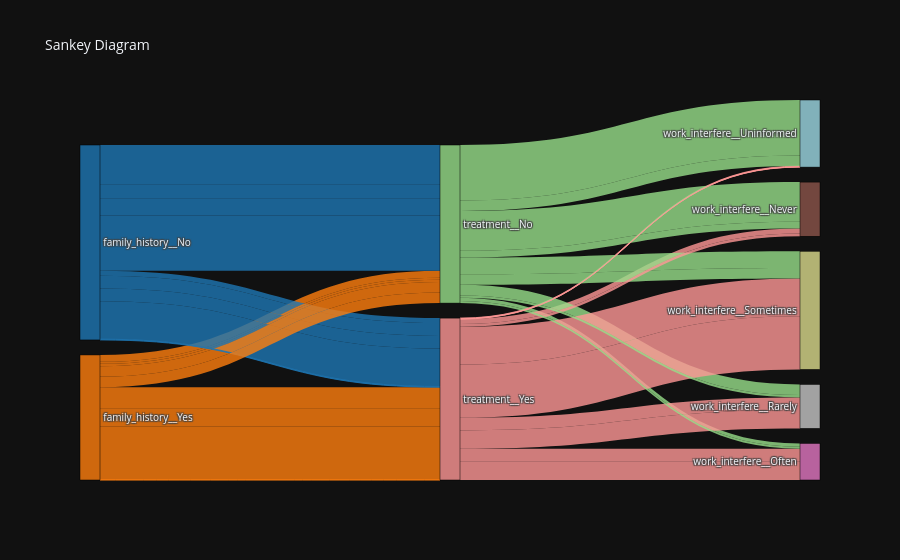

The cell this chart's notebook holds for it:
### Code cell
fig = go.Figure(go.Sankey(
    node = dict(
        pad = 15,
        thickness = 20,
        line = dict(color = "black", width = 0.5),
        label = unique_nodes,
        color = color_nodes
        ),
    link = dict(
        source = df_cross['Source'],  # Source nodes
        target = df_cross['Target'],  # Target nodes
        value = df_cross['Count'],  # Flow values
        color = df_cross['node_color']
        )
    ))

fig.update_layout(title_text = "Sankey Diagram", font_size = 10)
fig.show()

### Figure 1 — Plotly figure (JSON) as saved in the notebook; plotly's stock layout.template omitted (floating-point values rounded to 4 significant figures)
{"data": [{"link": {"color": ["rgba(31, 119, 180, 0.8)", "rgba(255, 127, 14, 0.8)", "rgba(31, 119, 180, 0.8)", "rgba(255, 127, 14, 0.8)", "rgba(255, 127, 14, 0.8)", "rgba(31, 119, 180, 0.8)", "rgba(255, 127, 14, 0.8)", "rgba(31, 119, 180, 0.8)", "rgba(31, 119, 180, 0.8)", "rgba(255, 127, 14, 0.8)", "rgba(31, 119, 180, 0.8)", "rgba(255, 127, 14, 0.8)", "rgba(255, 127, 14, 0.8)", "rgba(31, 119, 180, 0.8)", "rgba(31, 119, 180, 0.8)", "rgba(255, 127, 14, 0.8)", "rgba(31, 119, 180, 0.8)", "rgba(31, 119, 180, 0.8)", "rgba(255, 127, 14, 0.8)", "rgba(255, 127, 14, 0.8)", "rgba(152, 223, 138, 0.8)", "rgba(152, 223, 138, 0.8)", "rgba(255, 152, 150, 0.8)", "rgba(255, 152, 150, 0.8)", "rgba(255, 152, 150, 0.8)", "rgba(255, 152, 150, 0.8)", "rgba(152, 223, 138, 0.8)", "rgba(255, 152, 150, 0.8)", "rgba(152, 223, 138, 0.8)", "rgba(152, 223, 138, 0.8)", "rgba(255, 152, 150, 0.8)", "rgba(255, 152, 150, 0.8)", "rgba(152, 223, 138, 0.8)", "rgba(152, 223, 138, 0.8)", "rgba(152, 223, 138, 0.8)", "rgba(255, 152, 150, 0.8)", "rgba(255, 152, 150, 0.8)", "rgba(152, 223, 138, 0.8)", "rgba(152, 223, 138, 0.8)", "rgba(255, 152, 150, 0.8)"], "source": [0, 2, 0, 2, 2, 0, 2, 0, 0, 2, 0, 2, 2, 0, 0, 2, 0, 0, 2, 2, 1, 1, 3, 3, 3, 3, 1, 3, 1, 1, 3, 3, 1, 1, 1, 3, 3, 1, 1, 3], "target": [1, 1, 3, 3, 3, 3, 1, 1, 1, 3, 3, 1, 3, 3, 1, 1, 1, 3, 1, 3, 4, 5, 6, 4, 7, 5, 7, 8, 6, 8, 5, 7, 4, 8, 6, 8, 6, 7, 5, 4], "value": [156, 27, 19, 11, 72, 51, 8, 13, 42, 72, 50, 9, 209, 149, 66, 41, 218, 3, 42, 1, 218, 13, 19, 3, 50, 51, 42, 149, 156, 66, 72, 72, 42, 41, 27, 209, 11, 9, 8, 1]}, "node": {"color": ["rgba(31, 119, 180, 0.8)", "rgba(152, 223, 138, 0.8)", "rgba(255, 127, 14, 0.8)", "rgba(255, 152, 150, 0.8)", "rgba(158, 218, 229, 0.8)", "rgba(227, 119, 194, 0.8)", "rgba(140, 86, 75, 0.8)", "rgba(199, 199, 199, 0.8)", "rgba(219, 219, 141, 0.8)"], "label": ["family_history__No", "treatment__No", "family_history__Yes", "treatment__Yes", "work_interfere__Uninformed", "work_interfere__Often", "work_interfere__Never", "work_interfere__Rarely", "work_interfere__Sometimes"], "line": {"color": "black", "width": 0.5}, "pad": 15, "thickness": 20}, "type": "sankey"}], "layout": {"title": {"text": "Sankey Diagram"}, "font": {"size": 10}}}
